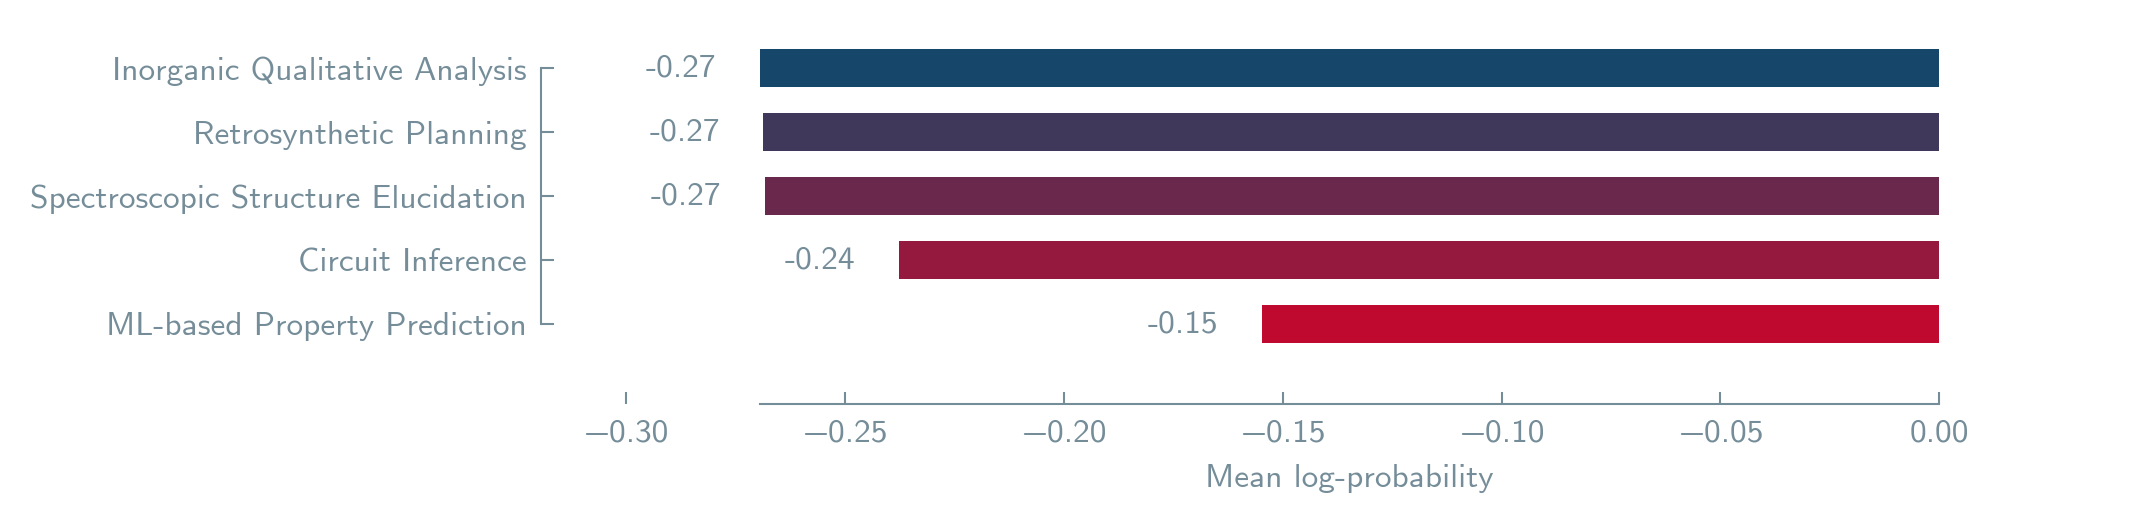

Write the Python code that produced this figure.
"""
Panel 6 — Mean log-probability per environment (subset).

Subset of environments: spectra, wetlab, retro, resistor, ml.
Gradient coloring from #BF092F (largest/least negative) to #16476A (lowest/most negative).
"""

import sys
from pathlib import Path

import lama_aesthetics
import matplotlib.colors as mcolors
import matplotlib.pyplot as plt
import numpy as np
import pandas as pd
from lama_aesthetics import ONE_COL_HEIGHT, TWO_COL_WIDTH
from lama_aesthetics.plotutils import range_frame
from loguru import logger

_REPO_ROOT = Path(__file__).resolve().parent.parent.parent
sys.path.insert(0, str(_REPO_ROOT / "analysis"))

from plot_config import (  # noqa: E402
    FONT_SIZES,
)
from plot_utils import load_logprobs_data  # noqa: E402

SUBSET_ENVS = {"spectra", "wetlab", "retro", "resistor", "ml"}

ENVIRONMENT_NAMES = {
    "ml": "ML-based Property Prediction",
    "resistor": "Circuit Inference",
    "retro": "Retrosynthetic Planning",
    "spectra": "Spectroscopic Structure Elucidation",
    "wetlab": "Inorganic Qualitative Analysis",
}

COLOR_HIGH = "#BF092F"  # largest (least negative) mean
COLOR_LOW = "#16476A"  # lowest (most negative) mean

lama_aesthetics.get_style("main")

OUT_DIR = Path(__file__).resolve().parent
OUT_FILE = OUT_DIR / "2d_logprobs_subset.png"


# ── Data ─────────────────────────────────────────────────────────────────────


def _pool_nonzero_tokens(series) -> np.ndarray:
    """Concatenate all non-zero, finite token logprobs across all messages."""
    arrays = []
    for lp in series:
        if not isinstance(lp, list | np.ndarray) or len(lp) == 0:
            continue
        arr = np.asarray(lp, dtype=np.float32)
        arr = arr[np.isfinite(arr) & (arr != 0.0)]
        if arr.size > 0:
            arrays.append(arr)
    return np.concatenate(arrays) if arrays else np.array([], dtype=np.float32)


def _make_gradient(n: int):
    """Return n colors linearly interpolated from COLOR_HIGH to COLOR_LOW."""
    cmap = mcolors.LinearSegmentedColormap.from_list(
        "custom", [COLOR_HIGH, COLOR_LOW], N=n
    )
    return [mcolors.to_hex(cmap(i / max(n - 1, 1))) for i in range(n)]


def compute_env_stats(df: pd.DataFrame) -> pd.DataFrame:
    """Per-environment stats from a flat pool of all non-zero tokens.

    Returns DataFrame sorted descending by mean (least negative first = top).
    """
    rows = []
    for env, grp in df.groupby("environment"):
        if env not in SUBSET_ENVS:
            continue
        tokens = _pool_nonzero_tokens(grp["per_token_logprob"])
        if tokens.size == 0:
            continue
        rows.append(
            {
                "environment": env,
                "display_name": ENVIRONMENT_NAMES.get(env, env),
                "mean": float(np.mean(tokens)),
                "n_tokens": int(tokens.size),
            }
        )

    stats = (
        pd.DataFrame(rows).sort_values("mean", ascending=False).reset_index(drop=True)
    )

    stats["color"] = _make_gradient(len(stats))
    return stats


# ── Plot ──────────────────────────────────────────────────────────────────────


def plot_mean_logprobs(stats: pd.DataFrame, output_path: Path):
    """Horizontal barplot of mean logprob per environment (token-pooled)."""
    fig, ax = plt.subplots(figsize=(TWO_COL_WIDTH, ONE_COL_HEIGHT))

    labels = stats["display_name"].tolist()
    values = stats["mean"].tolist()
    colors = stats["color"].tolist()

    y_pos = np.arange(len(values))

    bars = ax.barh(
        y_pos,
        values,
        color=colors,
        height=0.6,
    )

    for bar, val in zip(bars, values, strict=False):
        ax.text(
            bar.get_width() - 0.01,
            bar.get_y() + bar.get_height() / 2,
            f"{val:.2f}",
            va="center",
            ha="right",
            fontsize=FONT_SIZES["tick_label"],
        )

    ax.set_yticks(y_pos)
    ax.set_yticklabels(labels)
    ax.tick_params(axis="both", labelsize=FONT_SIZES["tick_label"])
    ax.set_xlabel(
        "Mean log-probability",
        fontsize=FONT_SIZES["axis_label"],
        fontweight="bold",
    )

    range_frame(ax, np.array([min(values), 0]), y_pos, pad=0.15)

    plt.tight_layout()
    plt.savefig(output_path, dpi=300, bbox_inches="tight")
    plt.savefig(output_path.with_suffix(".pdf"), bbox_inches="tight")
    plt.close()
    logger.success(f"Saved → {output_path}")


# ── Main ─────────────────────────────────────────────────────────────────────


def main() -> None:
    logger.info("Loading logprobs data …")
    logprobs_df = load_logprobs_data()
    logger.info(
        f"  {len(logprobs_df):,} rows | environments: {sorted(logprobs_df['environment'].unique())}"
    )

    stats = compute_env_stats(logprobs_df)
    logger.info("\nEnvironment stats (mean logprob, non-zero tokens):")
    for _, row in stats.iterrows():
        logger.info(
            f"  {row['environment']:12s}  mean={row['mean']:+.4f}"
            f"  n_tokens={row['n_tokens']:,}"
        )

    plot_mean_logprobs(stats, OUT_FILE)


if __name__ == "__main__":
    main()
